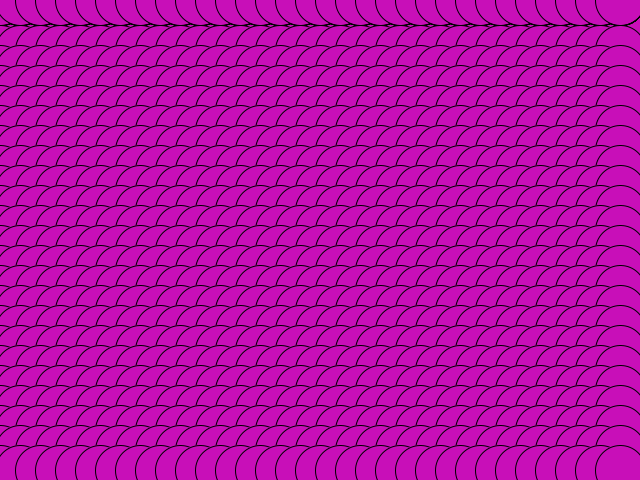
Frame 1 (no input)
Frame 60 (the mouse pressed at the canvas centre just before this capture): identical to frame 1, image omitted
Frame 120 (the mouse held since frame 60 and released just before this capture): identical to frame 1, image omitted

The Processing sketch that drew this single still picture (run headless with seeded random() and noise(); from frame 60 on, the mouse is pressed at the canvas centre):

// Processing sketch: processing_187107
// ── processing_187107.pde

//Dani Licata 
//original author: Su Hyun Nam
// 2/24/15


void setup(){
  size(640,480);
  background(255);
}
void draw(){
  for (int j= 0; j< height; j= j+20){
  for (int  i=0; i< width; i= i+20){
    
  ellipse(i,0,50, 50);
  ellipse(i, j+10, 50,50);
  fill (200,15,184);
  
  }
  }
  
}
  
